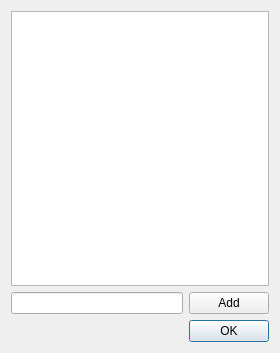
<?xml version="1.0" encoding="UTF-8"?>
<ui version="4.0">
 <class>SimpleTagsEditor</class>
 <widget class="QDialog" name="SimpleTagsEditor">
  <property name="geometry">
   <rect>
    <x>0</x>
    <y>0</y>
    <width>280</width>
    <height>353</height>
   </rect>
  </property>
  <property name="windowTitle">
   <string/>
  </property>
  <layout class="QGridLayout" name="gridLayout_2">
   <item row="0" column="0" colspan="2">
    <widget class="QListWidget" name="listWidget"/>
   </item>
   <item row="2" column="0" colspan="2">
    <widget class="QDialogButtonBox" name="buttonBox">
     <property name="standardButtons">
      <set>QDialogButtonBox::Ok</set>
     </property>
    </widget>
   </item>
   <item row="1" column="0">
    <widget class="QLineEdit" name="lineEdit">
     <property name="sizePolicy">
      <sizepolicy hsizetype="Expanding" vsizetype="Fixed">
       <horstretch>0</horstretch>
       <verstretch>0</verstretch>
      </sizepolicy>
     </property>
    </widget>
   </item>
   <item row="1" column="1">
    <widget class="QPushButton" name="addButton">
     <property name="sizePolicy">
      <sizepolicy hsizetype="Fixed" vsizetype="Fixed">
       <horstretch>0</horstretch>
       <verstretch>0</verstretch>
      </sizepolicy>
     </property>
     <property name="text">
      <string>Add</string>
     </property>
    </widget>
   </item>
  </layout>
 </widget>
 <resources/>
 <connections>
  <connection>
   <sender>buttonBox</sender>
   <signal>accepted()</signal>
   <receiver>SimpleTagsEditor</receiver>
   <slot>accept()</slot>
   <hints>
    <hint type="sourcelabel">
     <x>139</x>
     <y>336</y>
    </hint>
    <hint type="destinationlabel">
     <x>139</x>
     <y>176</y>
    </hint>
   </hints>
  </connection>
 </connections>
</ui>
